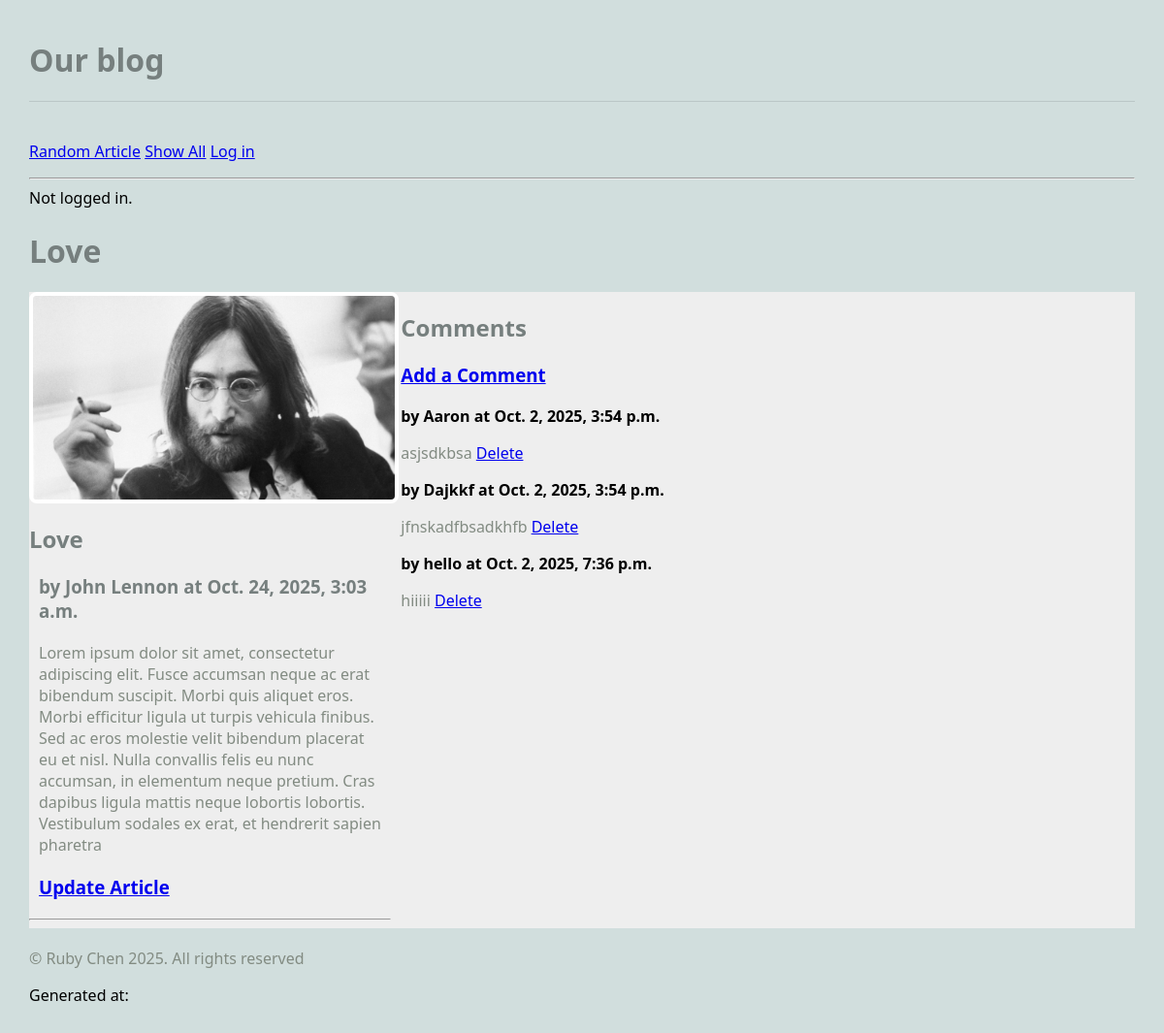
Screenshot of /blog/article/2 with the database file from the repository.
### blog/models.py (models this page shows, shortened)
class Article(models.Model):
    title = models.TextField(blank=True)
    author = models.TextField(blank=True)
    text = models.TextField(blank=True)
    published = models.DateTimeField(auto_now=True)
    user = models.ForeignKey(User, on_delete=models.CASCADE) ## NEW
    image_file = models.ImageField(blank=True)
    def get_all_comments(self):
        comments = Comment.objects.filter(article=self)
        return comments

class Comment(models.Model):
    article = models.ForeignKey(Article, on_delete=models.CASCADE)
    author = models.TextField(blank=True)
    text = models.TextField(blank=True)
    published = models.DateTimeField(auto_now=True)

### blog/views.py (the view)
# urls.py: path('article/<int:pk>', ArticleView.as_view(), name='article'),
class ArticleView(DetailView):
    model = Article
    template_name = "blog/article.html"
    context_object_name = "article" #singular name

### blog/templates/blog/article.html
{% extends 'blog/base.html' %}
{% block content %}
<h1>{{ article.title }}</h1>
<main class="grid-container">
    <article>
        {% if article.image_file %}
        <img src="{{ article.image_file.url }}" alt="">
        {% else %}
        <h3>No image</h3>
        {% endif %}
        <div>
            <h2>{{ article.title }}</h2>
            <h3>by {{ article.author }} at {{ article.published }}</h3>
            <p>{{ article.text }}</p>
            <h3>
                <a href="{% url 'update_article' article.pk %}">Update Article</a>
            </h3>
        </div>
        <hr>
        </article>
        <div>
            <h2>Comments</h2>
            <h3>
                <a href="{% url 'create_comment' article.pk %}">Add a Comment</a>
            </h3>
            {% for comment in article.get_all_comments %}
            <div>
                <strong>by {{ comment.author }} at {{ comment.published }}</strong>
                <p>
                    {{ comment.text }}
                    <a href="{% url 'delete_comment' comment.pk %}">Delete</a>
                </p>
            </div>
            {% endfor %}
        </div>
</main>
{% endblock %}

### static/styles-blog.css (style rules this page uses)
body { margin: 30px; background: #d1dedd; font-family:'Segoe UI', Tahoma, Geneva, Verdana, sans-serif; }
h1, h2, h3 { color: #767f7e; }
p { color: #828b82; }
.grid-container { background: #eee; max-width: 900px; display: grid; grid-template-columns: repeat(3, 1fr); grid-gap: 10px; max-width: 1200px; margin: 20px auto; }
article img, article.featured img { width: 100%; border: 4px solid #fff; border-radius: 8px; }
article p, article h3 { margin: 20px 10px; }

### rows the page displays
Article: title "Love", image_file (picture), author "John Lennon", published "Oct. 24, 2025, 3:03 a.m.", text "Lorem ipsum dolor sit amet, consectetur adipiscing elit. Fusce accumsan neque ac erat bibendum suscipit. Morbi quis aliquet eros. Morbi efficitur ligula ut turpis vehicula finibus. Sed ac eros molestie velit bibendum placerat eu et nisl. Nulla convallis felis eu nunc accumsan, in elementum neque pretium. Cras dapibus ligula mattis neque lobortis lobortis. Vestibulum sodales ex erat, et hendrerit sapien pharetra"
Comment: author "Aaron", published "Oct. 2, 2025, 3:54 p.m.", text "asjsdkbsa"
Comment: author "Dajkkf", published "Oct. 2, 2025, 3:54 p.m.", text "jfnskadfbsadkhfb"
Comment: author "hello", published "Oct. 2, 2025, 7:36 p.m.", text "hiiiii"
